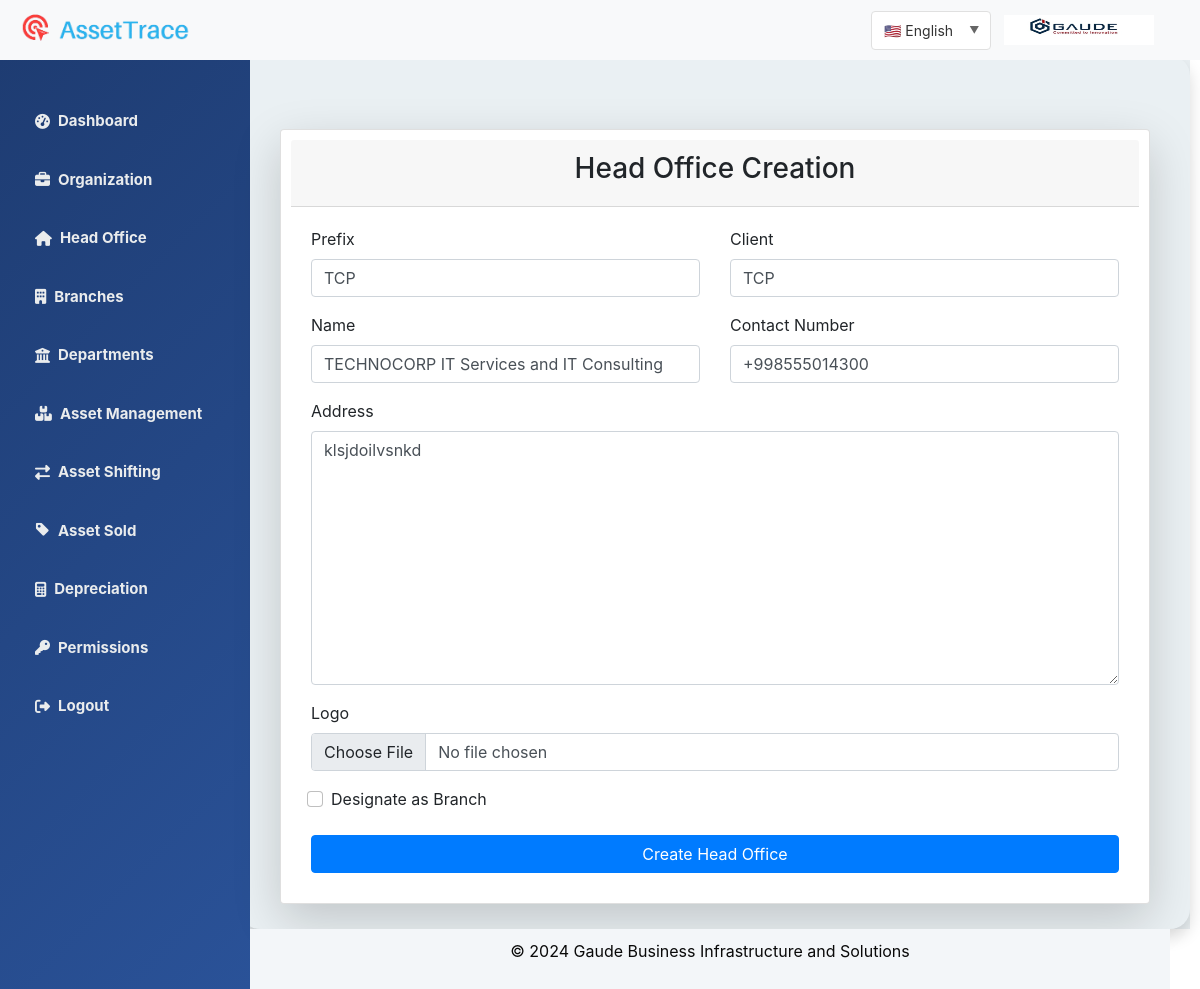
/edit_head_office/1/ (signed in), run on the app's committed database.
### authentication/models.py (models this page shows, shortened)
class HeadOffice(models.Model):
    prefix = models.CharField(max_length=10, unique=True)
    client = models.ForeignKey(Client, on_delete=models.CASCADE)
    name = models.CharField(max_length=255)
    address = models.CharField(max_length=255)
    contact_number = models.CharField(max_length=15,validators=[validate_phone_number])
    is_branch = models.BooleanField(default=False)
    logo_image=models.ImageField(upload_to='offiec_logo')
    created_at=models.DateTimeField(auto_now_add=True)

### authentication/views.py (the view)
# urls.py: path('edit_head_office/<int:id>/', views.editHeadOfficeView, name='edit_head_office'),
def editHeadOfficeView(request, id):
    head_office = get_object_or_404(HeadOffice, id=id)
    if request.method == 'POST':
        form = HeadOfficeForm(request.POST,request.FILES, instance=head_office)
        if form.is_valid():
            head_office = form.save(commit=False)
            is_branch = form.cleaned_data['is_branch']
            head_office.save()
            if is_branch:
                branch = Branches.objects.filter(head_office=head_office).first()
                if branch:
                    branch.prefix = head_office.prefix
                    branch.branch_name = head_office.name
                    branch.branch_address = head_office.address
                    branch.branch_contact_number = head_office.contact_number
                    branch.logo_image=head_office.logo_image
                    branch.save()
                else:
                    Branches.objects.create(
                        prefix=head_office.prefix,
                        head_office=head_office,
                        branch_name=head_office.name,
                        branch_address=head_office.address,
                        branch_contact_number=head_office.contact_number,
                        logo_image=head_office.logo_image
                    )
            else:
                Branches.objects.filter(head_office=head_office).delete()
            messages.success(request, 'Head Office updated successfully')
            return redirect('list_head_office')
        else:
            messages.error(request, 'Updating head office error occurred')
    else:
        form = HeadOfficeForm(instance=head_office)
    return render(request, 'authentication/headoffice.html', {'form': form})

### authentication/forms.py
class HeadOfficeForm(forms.ModelForm):
    class Meta:
        model = HeadOffice
        fields = '__all__'
        widgets = {
            'prefix': forms.TextInput(attrs={'class': 'form-control'}),
            'client': forms.Select(attrs={'class': 'form-control'}),
            'name': forms.TextInput(attrs={'class': 'form-control'}),
            'address': forms.Textarea(attrs={'class': 'form-control'}),
            'contact_number': forms.TextInput(attrs={'class': 'form-control'}),
            'is_branch': forms.CheckboxInput(attrs={'class': 'form-check-input'}),
            'logo_image':forms.FileInput(attrs={'class':'form-control'})
        }

### authentication/context_processors.py (called while the page is built)
def user_role(request):
    if request.user.is_authenticated:
        user = request.user
        if user.is_superuser:
            role = 'master'
        elif user.is_superadmin:
            role = 'super_admin'
        elif user.is_admin:
            role = 'admin'
        else:
            role = 'unknown'
    else:
        role = 'guest'
    return {'user_role': role}

def logo_context(request):
    if not request.user.is_authenticated:
        return {}
    user = request.user
    if user.head_office and user.head_office.logo_image:
        logo_url = user.head_office.logo_image.url
    elif user.branch and user.branch.logo_image:
        logo_url = user.branch.logo_image.url
    else:
        logo_url = None
    return {
        'logo_url': logo_url,
    }

### authentication/models.py (called while the page is built)
    def __str__(self):
        return f" {self.prefix}"

### templates/authentication/headoffice.html (shortened to what this page needs)
{% extends 'authentication/dashboard.html' %}
{% load i18n %}
{% block body %}
<div class="container mt-5">
    <div class="row justify-content-center">
        <div class="col-md-12">
            <div class="card shadow-lg">
                <div class="card-header text-center ">
                    <h3>{% trans "Head Office Creation" %}</h3>
                </div>
                <div class="card-body">
                    <form action="" method="post" enctype="multipart/form-data">
                        <div class="row mb-3">
                            <div class="col">
                                <label for="{{ form.prefix.id_for_label }}" class="form-label">{% trans "Prefix" %}</label>
                                {{ form.prefix }}
                            </div>
                            <div class="col">
                                <label for="{{ form.client.id_for_label }}" class="form-label">{% trans "Client" %}</label>
                                {{ form.client }}
                            </div>
                        </div>
                        <div class="row mb-3">
                            <div class="col">
                                <label for="{{ form.name.id_for_label }}" class="form-label">{% trans "Name" %}</label>
                                {{ form.name }}
                            </div>
                            <div class="col">
                                <label for="{{ form.contact_number.id_for_label }}" class="form-label">{% trans "Contact Number" %}</label>
                                {{ form.contact_number }}
                            </div>
                        </div>
                        <div class="row mb-3">
                            <div class="col">
                                <label for="{{ form.address.id_for_label }}" class="form-label">{% trans "Address" %}</label>
                                {{ form.address }}
                            </div>
                        </div>
                        <div class="row mb-3">
                            <div class="col">
                                <label for="{{ form.logo.id_for_label }}" class="form-label">{% trans "Logo" %}</label>
                                {{ form.logo_image }}
                            </div>
                        </div>
                        <div class="mb-3 form-check">
                            {{ form.is_branch }}
                            <label for="{{ form.is_branch.id_for_label }}" class="form-check-label">{% trans "Designate as Branch" %}</label>
                        </div>
                        <div class="d-grid gap-2 mt-4">
                            <button type="submit" class="btn btn-primary btn-block">{% trans "Create Head Office" %}</button>
                        </div>
                    </form>
                </div>
            </div>
        </div>
    </div>
</div>
{% endblock %}

### static/css/style.css (style rules this page uses)
body { font-family: 'Wittgenstein', sans-serif; background-color: #babcbd; padding-top: 56px; }
.card { padding: 10px; margin: 15px; border-radius: 10px; }

### data on the page
HeadOffice: prefix "TCP", client "TCP", name "TECHNOCORP IT Services and IT Consulting", contact_number "+998555014300", address "klsjdoilvsnkd"
